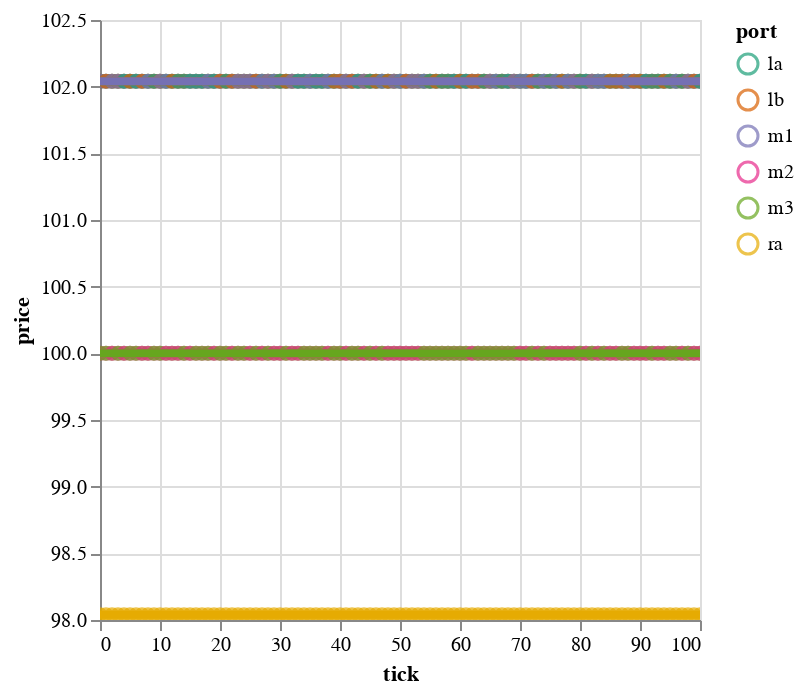

Write notebook code for a chart like this one.
### Code cell
## Where would prices have been if agents didn't trade?
# x = b._inputFormat( agents = agents, ports=ports, edges= edges, opts=b._opts(ticks=100))
def no_agent_markets(input_format) -> pl.DataFrame:
    input_format['agents'] = []
    no_agent_history = simrs.run(input_format)
    (_, _, no_agent_markets,_) = tabular(no_agent_history)
    return no_agent_markets.select(pl.exclude("pricer"))

plot_prices_by_port(no_agent_markets(barbell_scenario()))

### Figure 1 — Vega-Lite specification as saved in the notebook (floating-point values rounded to 4 significant figures; data arrays with more than 128 entries replaced by an {"elided": "..."} marker saying what was removed)
{"config": {"view": {"continuousWidth": 300, "continuousHeight": 300}}, "layer": [{"mark": {"type": "point"}, "encoding": {"color": {"field": "port", "scale": {"scheme": "dark2"}, "type": "ordinal"}, "x": {"field": "tick", "type": "quantitative"}, "y": {"field": "price", "scale": {"zero": false}, "type": "quantitative"}}, "name": "view_17"}, {"mark": {"type": "line", "size": 4}, "encoding": {"color": {"field": "port", "scale": {"scheme": "dark2"}, "type": "ordinal"}, "x": {"field": "tick", "type": "quantitative"}, "y": {"field": "price", "scale": {"zero": false}, "type": "quantitative"}}, "transform": [{"loess": "price", "on": "tick", "bandwidth": 0.1, "groupby": ["port"]}]}], "data": {"name": "data-fe2ab306d2691eac9802f05ef4eff895"}, "params": [{"name": "param_32", "select": {"type": "interval", "encodings": ["x", "y"]}, "bind": "scales", "views": ["view_17"]}], "$schema": "https://vega.github.io/schema/vega-lite/v5.8.0.json", "datasets": {"data-fe2ab306d2691eac9802f05ef4eff895": {"elided": "606 records"}}}
